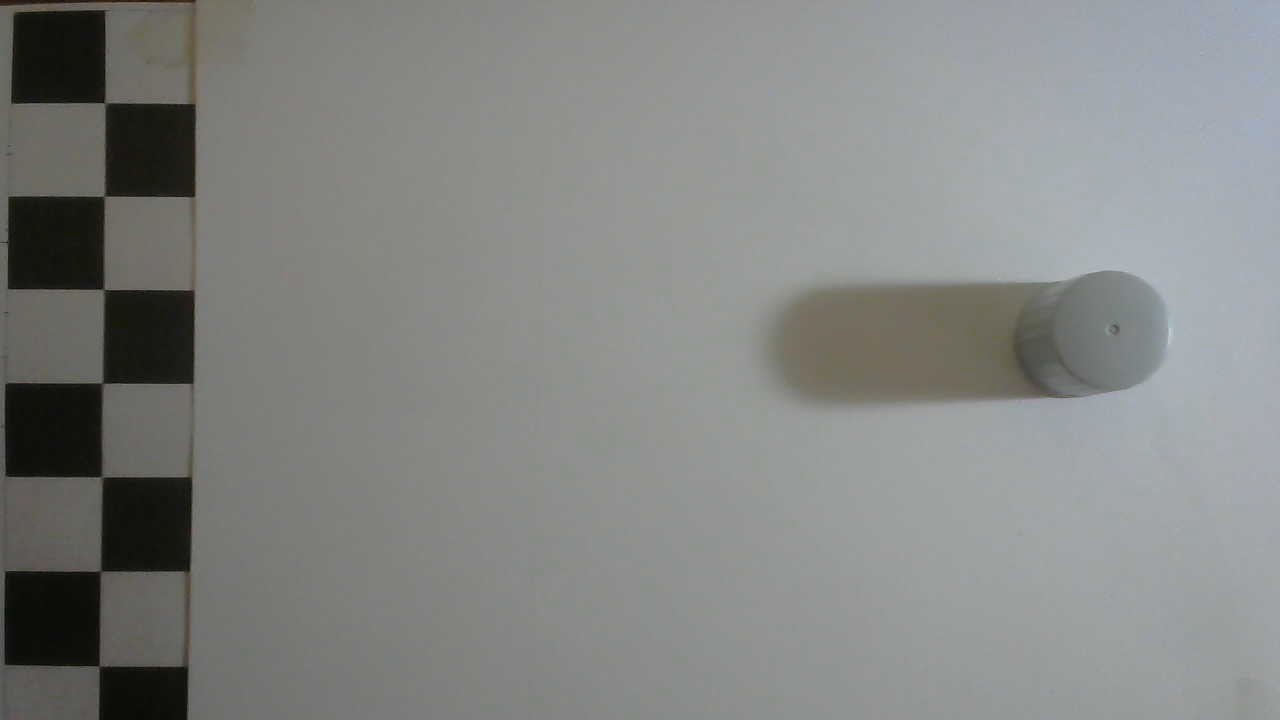
#> input picture image10/WIN_20221220_14_05_08_Pro.jpg, 1280 x 720 px; its folder holds 4 pictures in this run
$ python crop_img.py
#> lines starting #> are read from the running program, lines starting #| are printed output that depends on the picture
import cv2
import glob

# [7 lines of commented-out code are left out]
count = 0
# import the opencv library

for img_path in glob.glob('image10/'+'/*.jpg'):
    img = cv2.imread(img_path)
#> img is the input picture: shape (720, 1280, 3); mean B, G, R 132, 133.8, 132

    # cv2.rectangle(img,(520,20), (1260,660), color=(0,0,255), thickness=2)
    # cv2.imwrite('image9/bg.jpg' , img)

    img = img[ 20: 660, 520: 1260]
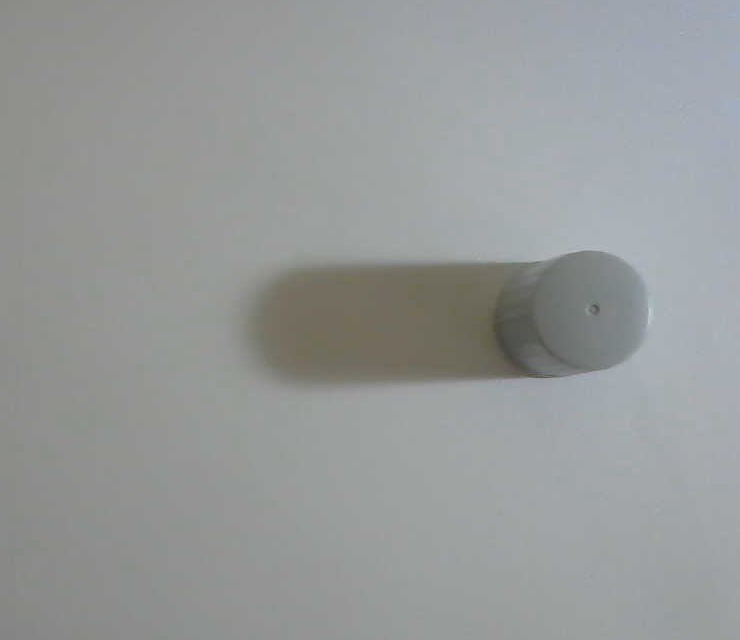
#> img: shape (640, 740, 3); mean B, G, R 153.4, 153.4, 150.6

    cv2.imwrite('image9/%d.jpg' % count, img)
    count += 1
    print(count)
#> pass 2 of the loop `for img_path in glob.glob('image10/'+'/*.jpg'):`:
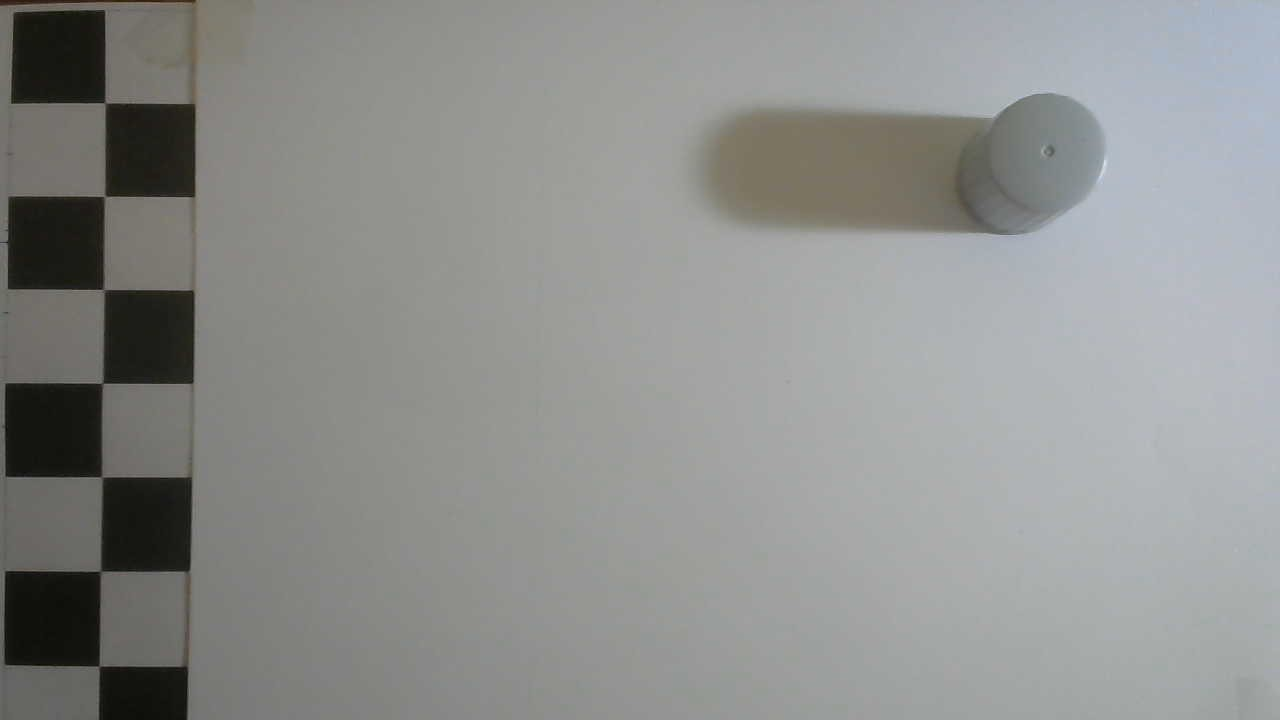
#> input picture image10/WIN_20221220_14_05_12_Pro.jpg, 1280 x 720 px
#> img is the input picture: shape (720, 1280, 3); mean B, G, R 142.5, 144.3, 142.7
#> `img = img[ 20: 660, 520: 1260]`:
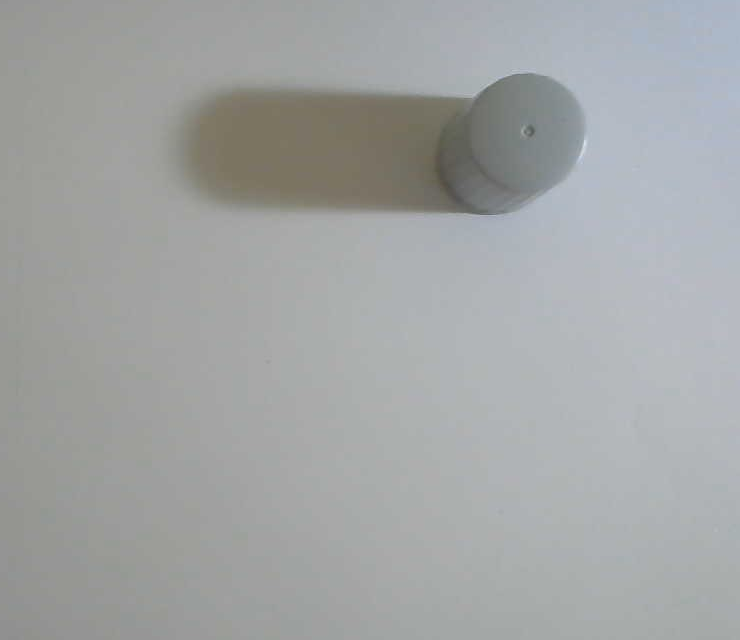
#> img: shape (640, 740, 3); mean B, G, R 165, 164.9, 162.5
#> pass 3 of the loop `for img_path in glob.glob('image10/'+'/*.jpg'):`:
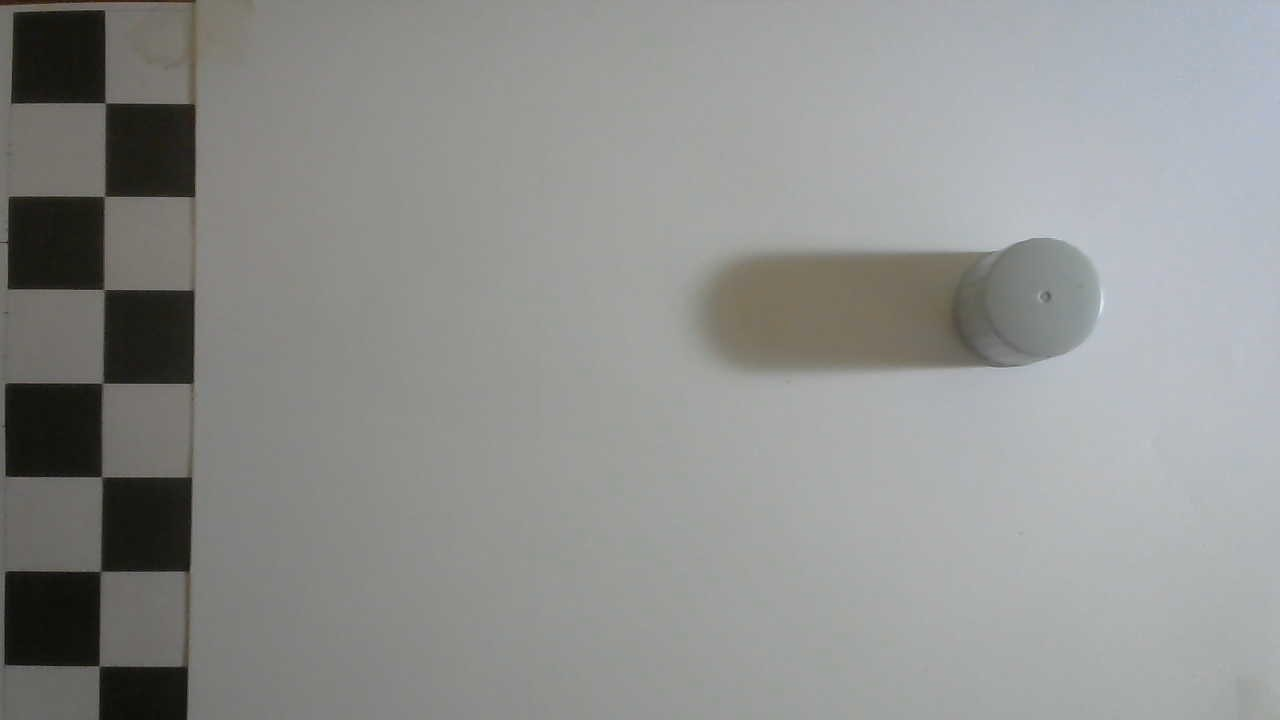
#> input picture image10/WIN_20221220_14_05_16_Pro.jpg, 1280 x 720 px
#> img is the input picture: shape (720, 1280, 3); mean B, G, R 142.8, 144.8, 143.5
#> `img = img[ 20: 660, 520: 1260]`:
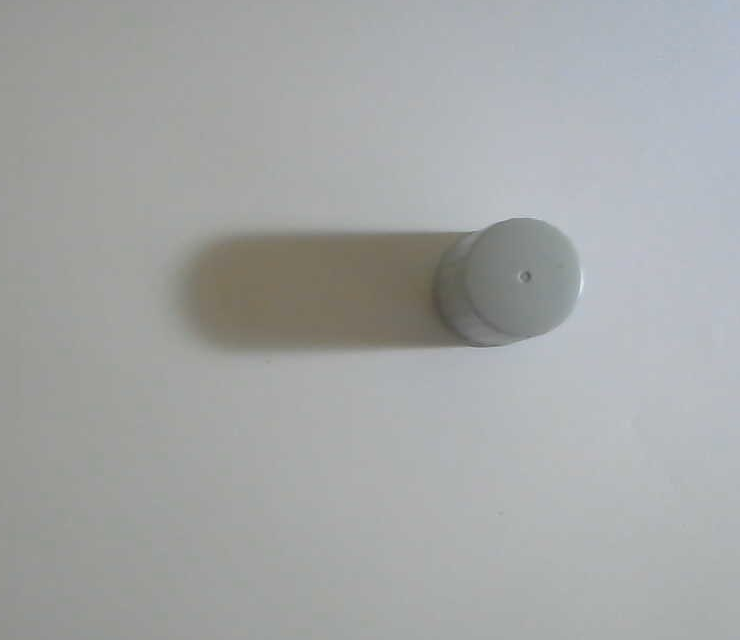
#> img: shape (640, 740, 3); mean B, G, R 166.1, 166.4, 164.3
#> the loop made 4 passes; the first 3 are shown
